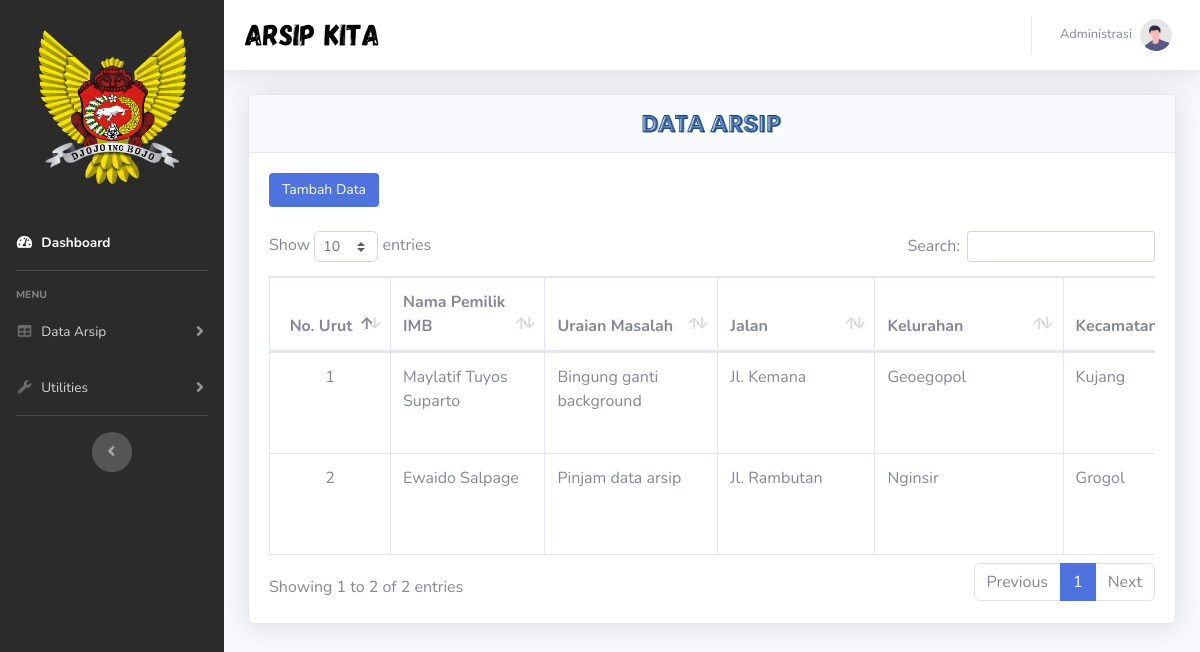
Page /admin/arsip/arsip.php on the earlier database version.
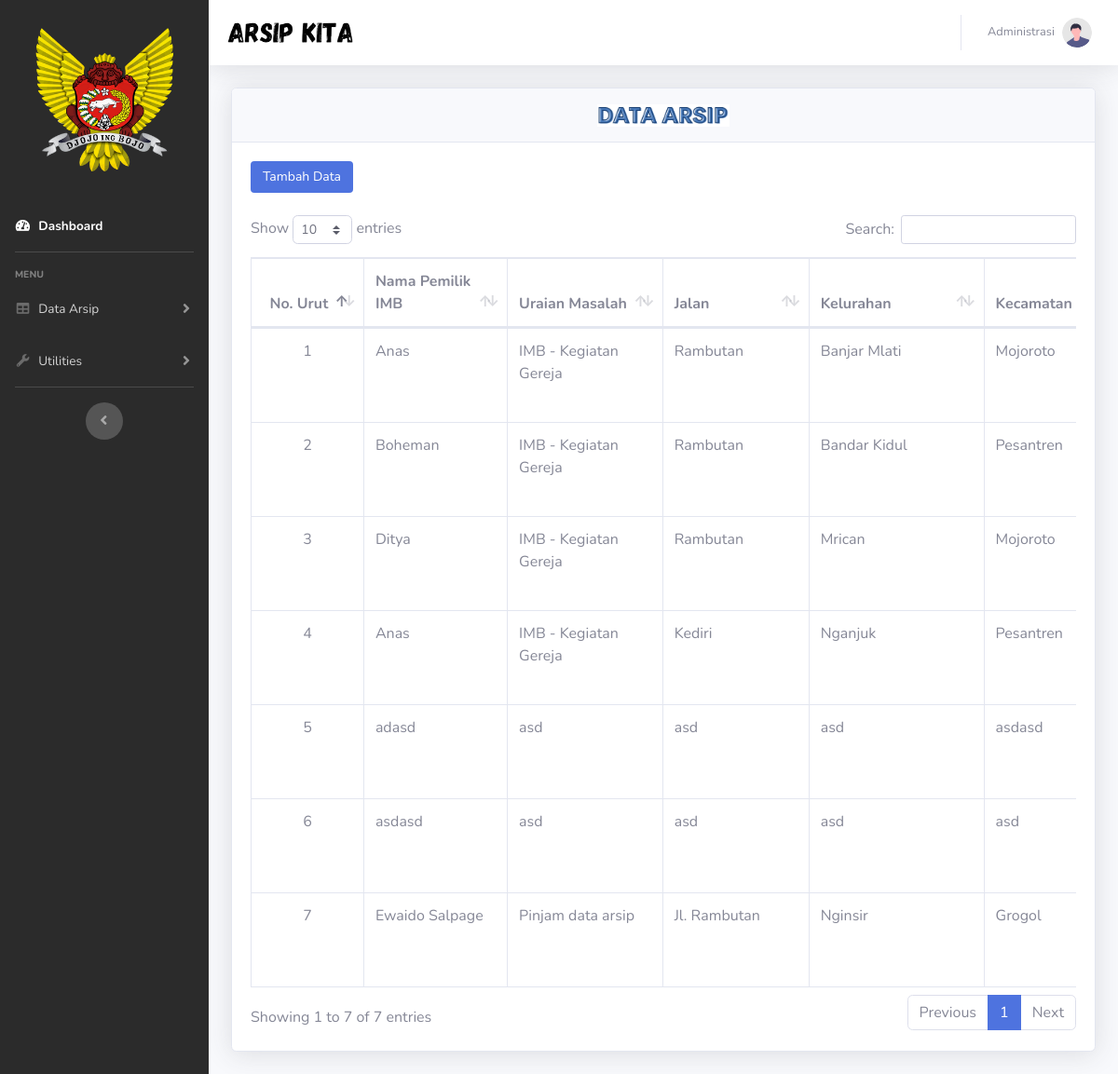
Same page on the later database version.
### tables this page shows
CREATE TABLE `tb_dataarsip` (
  `id_dataarsip` int(10) NOT NULL,
  `tanggal` tinyint(4) NOT NULL,
  `nama` varchar(100) NOT NULL,
  `masalah` varchar(100) NOT NULL,
  `jalan` varchar(100) NOT NULL,
  `kelurahan` varchar(100) NOT NULL,
  `kecamatan` varchar(100) NOT NULL,
  `unit_pengolah` varchar(60) NOT NULL,
  `no_rak` varchar(10) NOT NULL,
  `no_box` varchar(10) NOT NULL,
  `kode_klas` varchar(100) NOT NULL,
  `no_urut` varchar(100) NOT NULL,
  `nipa` varchar(10) NOT NULL,
  `tahun` varchar(100) NOT NULL,
  `keterangan` varchar(100) NOT NULL
);

### database/koneksi.php (called while the page is built, shortened)
<?php
class koneksi
{
    private $host = "localhost";
    private $user = "root";
    private $password = "";
    private $database = "disarsipus";
    private $koneksi;
    private function connect()
    {
        $this->koneksi = mysqli_connect($this->host, $this->user, $this->password, $this->database);
    }
    public function query($sql)
    {
        return $this->koneksi->query($sql);
    }
}

### admin/arsip/arsip.php (the view, shortened to what this page needs)
<?php
require_once '../../database/koneksi.php';
$koneksi = new koneksi();
include './layout/header.php';
?>
<head>
</head>
<body id="page-top">
<div id="wrapper">
<ul class="navbar-nav sidebar sidebar-dark accordion" id="accordionSidebar" style="background-color:#2b2b2b;">
<a class="sidebar-brand d-flex align-items-center justify-content-center" href="../pinjaman/dashboard.php">
<div class="sidebar-brand-icon text-center">
<br><br><br><br><br><br>
<img src="../../assets/img/arsip.png" width="77%">
</div>
</a>
<br><br><br><br><br><br>
<li class="nav-item active">
<a class="nav-link" href="../dashboard.php">
<i class="fas fa-fw fa-tachometer-alt"></i>
<span>Dashboard</span></a>
</li>
<hr class="sidebar-divider">
<div class="sidebar-heading">
Menu
</div>
<li class="nav-item">
<a class="nav-link collapsed" href="#" data-toggle="collapse" data-target="#collapseTwo"
aria-expanded="true" aria-controls="collapseTwo">
<i class="fas fa-fw fa-table"></i>
<span>Data Arsip</span>
</a>
</li>
<li class="nav-item">
<a class="nav-link collapsed" href="#" data-toggle="collapse" data-target="#collapseUtilities"
aria-expanded="true" aria-controls="collapseUtilities">
<i class="fas fa-fw fa-wrench"></i>
<span>Utilities</span>
</a>
</li>
<hr class="sidebar-divider d-none d-md-block">
<div class="text-center d-none d-md-inline">
<button class="rounded-circle border-0" id="sidebarToggle"></button>
</div>
</ul>
<div id="content-wrapper" class="d-flex flex-column">
<div id="content">
<nav class="navbar navbar-expand navbar-light bg-white topbar mb-4 static-top shadow">
<form
    class="d-none d-sm-inline-block form-inline mr-auto ml-md-0 my-2 my-md-0 mw-100 navbar-search">
    <img src="../../assets/img/tulisan.png" width="36%">
</form>
<ul class="navbar-nav ml-auto">
    <li class="nav-item dropdown no-arrow">
        <a class="nav-link dropdown-toggle" href="#" id="userDropdown" role="button"
            data-toggle="dropdown" aria-haspopup="true" aria-expanded="false">
            <span class="mr-2 d-none d-lg-inline text-gray-600 small">Administrasi</span>
            <img class="img-profile rounded-circle" src="../../assets/img/undraw_profile.svg">
        </a>
    </li>
</ul>
</nav>
<div class="container-fluid">
<div class="container"style="padding-left:0px; padding-right:0px;">
    <div class="card shadow mb-4">
        <div class="card-header py-3 text-center">
            <img src="../../assets/img/dataarsip.png"style="width:16%;">
        </div>
        <div class="card-body">
<div class="tambahdata">
<a href="tambah_data.php" class="btn btn-primary">Tambah Data</a><br><br>
                    <div class="table-responsive">
                        <table class="table table-bordered" id="dataTable" width="262%"
                            cellspacing="0">
                            <thead>
                                <tr>
                                    <th class="text-center">No. Urut</th>
                                    <th>Nama Pemilik IMB</th>
                                    <th>Uraian Masalah</th>
                                    <th>Jalan</th>
                                    <th>Kelurahan</th>
                                    <th>Kecamatan</th>
                                </tr>
                            </thead>
                            <tbody>
                                <?php
    $query = "SELECT * FROM tb_dataarsip order by id_dataarsip desc";
    $tampil = $koneksi->query($query);
    $no = 1;
    while ($data = mysqli_fetch_array($tampil)) {
    ?>
                                <tr>
                                    <td class="text-center"><?= $no++ ?></td>
                                    <td><?= $data['nama'] ?></td>
                                    <td><?= $data['masalah'] ?></td>
                                    <td><?= $data['jalan'] ?></td>
                                    <td><?= $data['kelurahan'] ?></td>
                                    <td><?= $data['kecamatan'] ?></td>
                                </tr>
                                <?php } ?>
                            </tbody>
                        </table>
                    </div>
                </div>
            </div>
</body>
</html>
<?php include './layout/footer.php';?>

### admin/arsip/layout/header.php (shortened to what this page needs)
<!DOCTYPE html>
<html lang="en">
<head>
    <link href="../../assets\vendor\fontawesome-free\css\all.min.css" rel="stylesheet" type="text/css">
    <link href="../../assets/css/style.css" rel="stylesheet">
    <link href="../../assets/css/sb-admin-2.min.css" rel="stylesheet">
    <link href="../../assets/vendor/datatables/dataTables.bootstrap4.min.css" rel="stylesheet">
</head>
<body>

### admin/arsip/layout/footer.php (shortened to what this page needs)
</body>
</html>

### assets/css/style.css (style rules this page uses)
a.btn { display: inline-block; padding: 6px 12px; margin-bottom: 0; font-size: 14px; font-weight: 400; line-height: 1.42857143; text-align: center; white-space: nowrap; vertical-align: middle; cursor: pointer; -webkit-user-select: none; -moz-user-select: none; -ms-user-select: none; user-select: none; background-image: none; border: 1px solid transparent; border-radius: 4px; }

Differences in the rows shown:
removed tb_dataarsip: nama "Maylatif Tuyos Suparto", masalah "Bingung ganti background", jalan "Jl. Kemana", kelurahan "Geoegopol", kecamatan "Kujang"
added tb_dataarsip: nama "Anas", masalah "IMB - Kegiatan Gereja", jalan "Rambutan", kelurahan "Banjar Mlati", kecamatan "Mojoroto"
added tb_dataarsip: nama "Boheman", masalah "IMB - Kegiatan Gereja", jalan "Rambutan", kelurahan "Bandar Kidul", kecamatan "Pesantren"
added tb_dataarsip: nama "Ditya", masalah "IMB - Kegiatan Gereja", jalan "Rambutan", kelurahan "Mrican", kecamatan "Mojoroto"
added tb_dataarsip: nama "Anas", masalah "IMB - Kegiatan Gereja", jalan "Kediri", kelurahan "Nganjuk", kecamatan "Pesantren"
added tb_dataarsip: nama "adasd", masalah "asd", jalan "asd", kelurahan "asd", kecamatan "asdasd"
added tb_dataarsip: nama "asdasd", masalah "asd", jalan "asd", kelurahan "asd", kecamatan "asd"
Other differences:
text written by a page script: "Show entries Search: Showing 1 to 2 of 2 entries Previous 1 Next" → "Show entries Search: Showing 1 to 7 of 7 entries Previous 1 Next"
